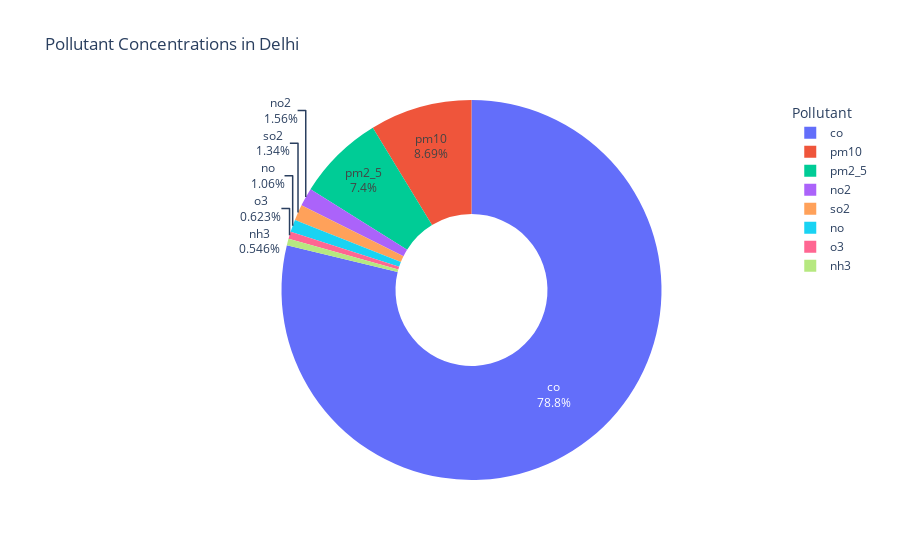

Write notebook code for a chart like this one.
### Code cell
pollutants = ["co", "no", "no2", "o3", "so2", "pm2_5", "pm10", "nh3"]
pollutant_colors = px.colors.qualitative.Plotly
total_concentrations = data[pollutants].sum()
concentration_data = pd.DataFrame({
    "Pollutant": pollutants,
    "Concentration": total_concentrations
})
fig = px.pie(concentration_data, names="Pollutant", values="Concentration",
             title="Pollutant Concentrations in Delhi",
             hole=0.4, color_discrete_sequence=pollutant_colors)
fig.update_traces(textinfo="percent+label")
fig.update_layout(legend_title="Pollutant")
fig.show()

### Figure 1 — Plotly figure (JSON) as saved in the notebook; plotly's stock layout.template omitted (floating-point values rounded to 4 significant figures)
{"data": [{"domain": {"x": [0, 1], "y": [0, 1]}, "hole": 0.4, "hovertemplate": "Pollutant=%{label}<br>Concentration=%{value}<extra></extra>", "labels": ["co", "no", "no2", "o3", "so2", "pm2_5", "pm10", "nh3"], "legendgroup": "", "name": "", "showlegend": true, "textinfo": "percent+label", "type": "pie", "values": [2140000.0, 28710.0, 42240.0, 16910.0, 36270.0, 201000.0, 236200.0, 14820.0]}], "layout": {"autosize": true, "legend": {"title": {"text": "Pollutant"}, "tracegroupgap": 0}, "piecolorway": ["#636EFA", "#EF553B", "#00CC96", "#AB63FA", "#FFA15A", "#19D3F3", "#FF6692", "#B6E880", "#FF97FF", "#FECB52"], "title": {"text": "Pollutant Concentrations in Delhi"}}}
